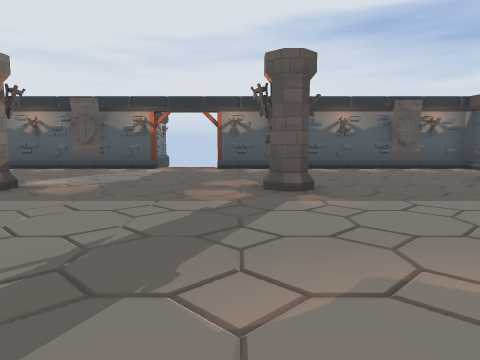
[1] (above)

13 first-person views from a walk through a level from a Godot 3-D game. The camera is 1.4 m above the floor, tilts 6° down and sees 70° across. The floor is counted in squares, 2 m on a side. Each view is taken from the middle of a square. On the plan, view 1 faces up. The plan holds only what a view shows up to about 11 squares ahead; the rest is blank. The place goes on beyond the plan. Flat picture figures and markers are not drawn. Some surface patterns are stand-ins.

[2]
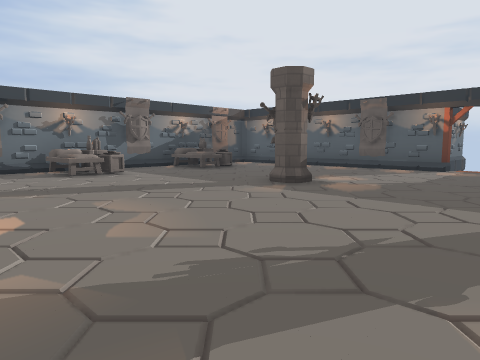

[3]
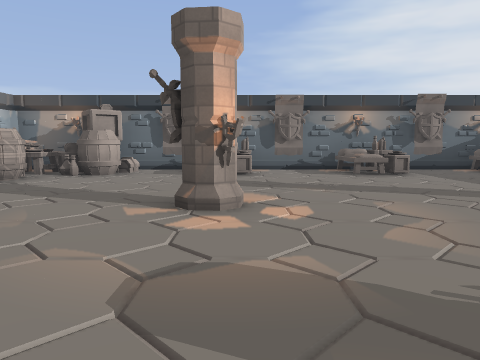

[4]
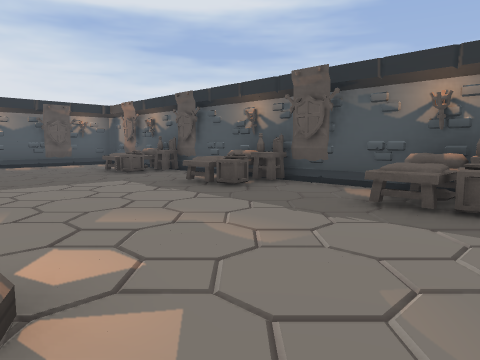

[5]
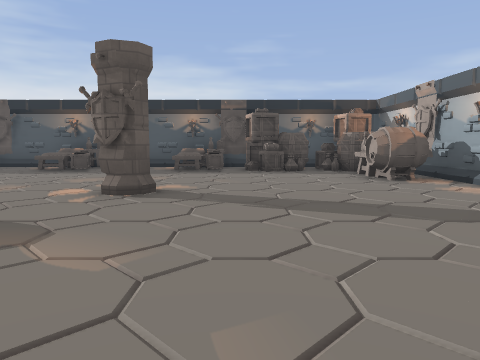

[6]
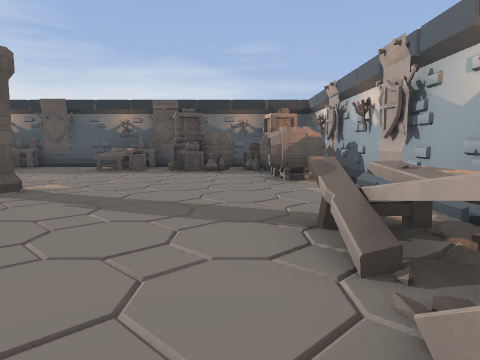

[7]
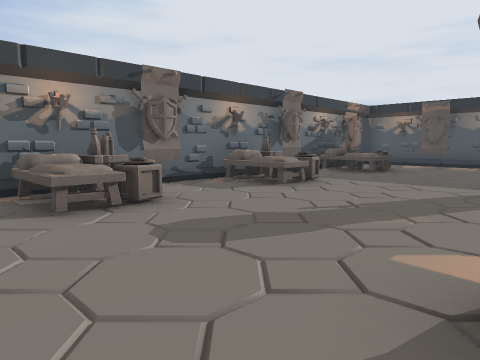

[8]
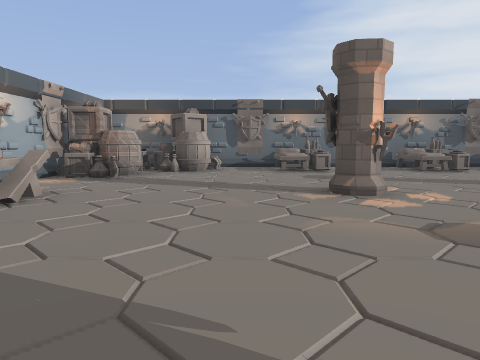

[9]
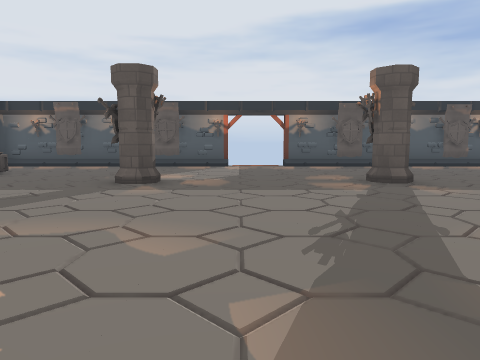

[10]
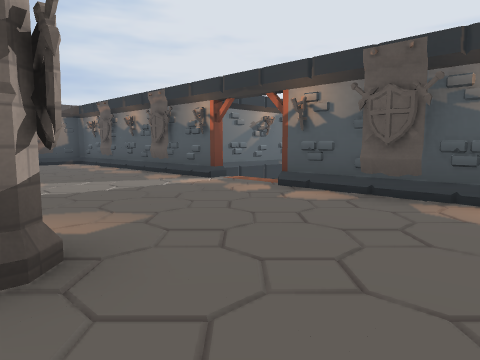

[11]
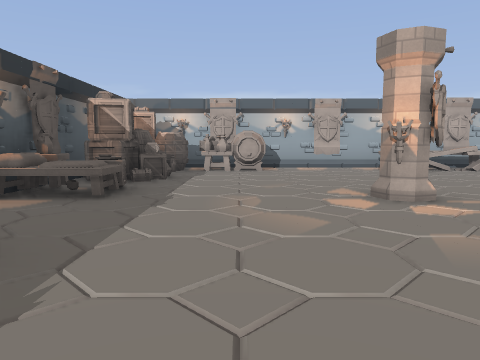

[12]
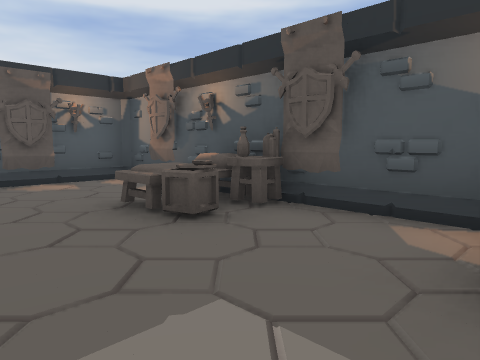

[13]
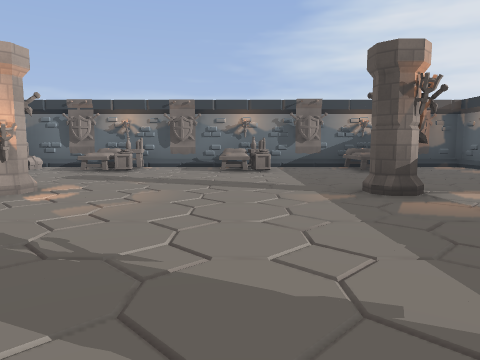

### Floor plan
Points are (right, up) in squares from view 1. A wall is a line through its corners. A room is listed if a view was taken in it or the views show most of it. See-through windows are left out.
Room 1 (views 1, 2, 3, 4, 5, 6, 7, 8, 9, 10, 11, 12, 13)
walls: (1.6, 9.3) (0.9, 9.4); (1.6, 9.4) (1.2, 9.2); (1.7, 9.4) (1, 9.2); (-3.4, 9.6) (-9.4, 9.6) (-9.4, 8.1); (1.7, 9.5) (0.9, 9.5); (-3.8, 9.5) (-4.6, 9.5); (6.2, 4.5) (6.2, 5.5); (6.4, 3.4) (6.4, 9.6) (-0.6, 9.6); (6.2, 1) (6.2, 1.5); (-2.8, -4.8) (-2.1, -5); (-3.4, -4.8) (-1.8, -4.9); (-9.2, 1.8) (-9.2, 0.9); (4.7, 9.2) (4.2, 9.4) (4, 9.7); (2.5, -4.7) (4, -4.6); (4.8, 9.3) (4.2, 9.4); (-7.4, -2.7) (-7.3, -3.7); (-9.2, 5.5) (-9.2, 4.6); (6.2, 7.7) (6.2, 8.6); (-9.4, 5.5) (-9.4, 0.4); (-7.3, -3.1) (-7.6, -3.7); (5, 9.5) (4.2, 9.5); (-6.8, 9.7) (-6.9, 9.5) (-7.6, 9.5); (6.2, -2.3) (6.2, -1.4); (0.1, -5.9) (0.9, -5.9); (-1.2, -6.1) (4.5, -6.1); (3.5, -5) (4.1, -4.9); (-8.2, -2.8) (-7.6, -2.7) (-7.2, -3.3) (-7.7, -3.6); (-9.4, -1.4) (-9.4, -2.6); (-7.8, -3.9) (-8.1, -4.3); (-9.4, 8) (-9.4, 7.4); (6.4, -3.5) (6.4, 1.5); (-7.4, -6.1) (-2.5, -6.1)
low walls: (-3.3, -4.4) (-2.9, -4.7); (-2.3, -4.7) (-1.7, -4.7); (-3.4, -4.6) (-2.8, -4.6); (-1.5, -5.1) (-1, -5.1); (2.5, -4.8) (3.2, -4.8); (-8.7, -2.5) (-8.2, -2.6) (-8.2, -2.8)
ways out: opening at (-9, -3.5); opening at (5, -4)
objects: bed (-9, -1) to (-8, 0); torch (-9, 0); bed (-9, 3) to (-8, 3); bed (-9, 6) to (-8, 7); other object (-9, 7); box (-7, -5) to (-6, -5); pillar (-4, 0); pillar (-4, 5); torch (-3, 0); other object (-3, 10); other object (-3, 12); pillar (1, 0); pillar (1, 6); torch (2, 0); box (5, -3) to (6, -3); bed (5, -1); bed (5, 2) to (6, 3); bed (5, 6) to (6, 6); torch (6, -1)

Where each view was taken, in squares from view 1:
view 1: 0 up, 0 right, facing up
view 2: 0 up, 0 right, facing up-left
view 3: 0 up, 0 right, facing left
view 4: 2 down, 1 right, facing up-right
view 5: 2 down, 4 left, facing right
view 6: 4 down, 4 left, facing right
view 7: 2 down, 4 left, facing up-left
view 8: 2 down, 1 right, facing left
view 9: 1 down, 2 left, facing up
view 10: 5 up, 3 right, facing up-left
view 11: 4 up, 3 right, facing down
view 12: 3 up, 3 right, facing up-right
view 13: 3 up, 1 right, facing left
